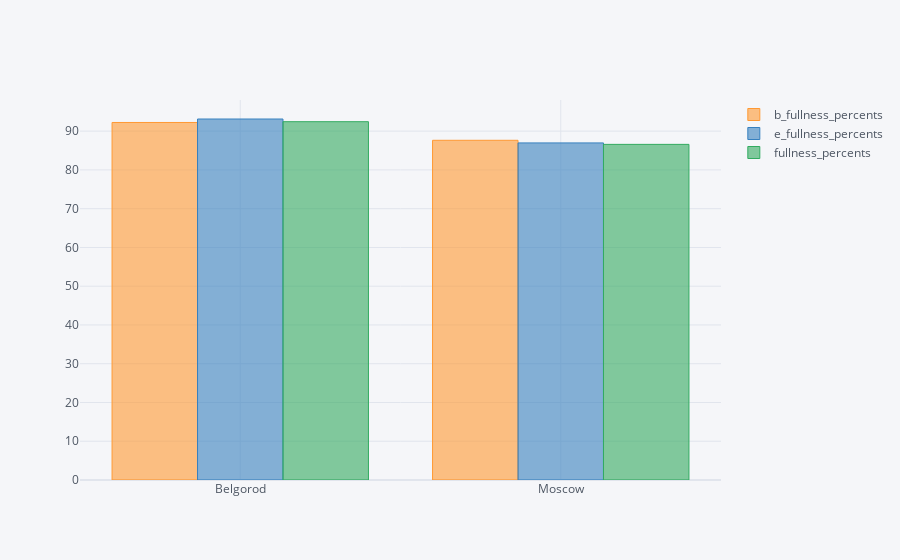

The notebook cell this image was saved under:
### Code cell
# Комфорт класса на наших рейсах нет, так-что исключим его:

data.groupby(['arr_city'])[['b_fullness_percents', 'e_fullness_percents',
                            'fullness_percents']].mean().iplot(kind='bar')

### Figure 1 — Plotly figure (JSON) as saved in the notebook; plotly's stock layout.template omitted (floating-point values rounded to 4 significant figures)
{"data": [{"marker": {"color": "rgba(255, 153, 51, 0.6)", "line": {"color": "rgba(255, 153, 51, 1.0)", "width": 1}}, "name": "b_fullness_percents", "orientation": "v", "text": "", "type": "bar", "x": ["Belgorod", "Moscow"], "y": [92.24, 87.64]}, {"marker": {"color": "rgba(55, 128, 191, 0.6)", "line": {"color": "rgba(55, 128, 191, 1.0)", "width": 1}}, "name": "e_fullness_percents", "orientation": "v", "text": "", "type": "bar", "x": ["Belgorod", "Moscow"], "y": [93.14, 86.97]}, {"marker": {"color": "rgba(50, 171, 96, 0.6)", "line": {"color": "rgba(50, 171, 96, 1.0)", "width": 1}}, "name": "fullness_percents", "orientation": "v", "text": "", "type": "bar", "x": ["Belgorod", "Moscow"], "y": [92.44, 86.59]}], "layout": {"legend": {"bgcolor": "#F5F6F9", "font": {"color": "#4D5663"}}, "paper_bgcolor": "#F5F6F9", "plot_bgcolor": "#F5F6F9", "title": {"font": {"color": "#4D5663"}}, "xaxis": {"gridcolor": "#E1E5ED", "showgrid": true, "tickfont": {"color": "#4D5663"}, "title": {"font": {"color": "#4D5663"}, "text": ""}, "zerolinecolor": "#E1E5ED"}, "yaxis": {"gridcolor": "#E1E5ED", "showgrid": true, "tickfont": {"color": "#4D5663"}, "title": {"font": {"color": "#4D5663"}, "text": ""}, "zerolinecolor": "#E1E5ED"}}}
